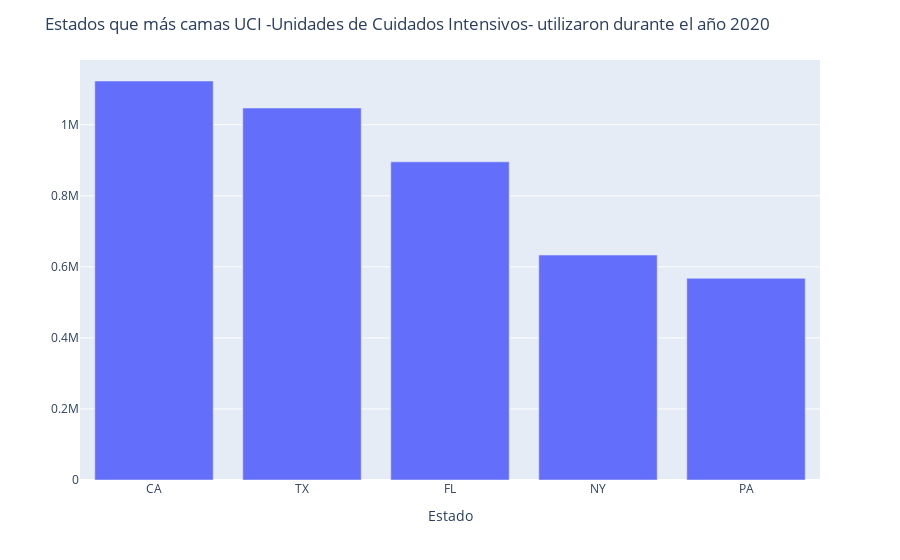

Write notebook code for a chart like this one.
### Code cell
# 3 - ¿Cuáles fueron los cinco Estados que más camas UCI -Unidades de Cuidados Intensivos- 
# utilizaron durante el año 2020? La medición debe realizarse en términos absolutos.

df_2020 = df[(df.date>="2020-01-01") & (df.date<="2020-12-31")]
Frame_3=df_2020.groupby("state").sum("Ocupación_Total_ICU").sort_values("Ocupación_Total_ICU", ascending=False)["Ocupación_Total_ICU"].to_frame().head()

fig3_1=px.bar(Frame_3)
fig3_1.update_yaxes(title="",visible=True)
fig3_1.update_xaxes(title="Estado", visible=True)
fig3_1.update_layout(showlegend=False, title="Estados que más camas UCI -Unidades de Cuidados Intensivos- utilizaron durante el año 2020")

### Figure 1 — Plotly figure (JSON) as saved in the notebook; plotly's stock layout.template omitted (floating-point values rounded to 4 significant figures)
{"data": [{"alignmentgroup": "True", "hovertemplate": "variable=Ocupación_Total_ICU<br>state=%{x}<br>value=%{y}<extra></extra>", "legendgroup": "Ocupación_Total_ICU", "marker": {"color": "#636efa", "pattern": {"shape": ""}}, "name": "Ocupación_Total_ICU", "offsetgroup": "Ocupación_Total_ICU", "orientation": "v", "showlegend": true, "textposition": "auto", "type": "bar", "x": ["CA", "TX", "FL", "NY", "PA"], "xaxis": "x", "y": [1123211, 1047029, 895666, 633261, 567704], "yaxis": "y"}], "layout": {"barmode": "relative", "legend": {"title": {"text": "variable"}, "tracegroupgap": 0}, "margin": {"t": 60}, "showlegend": false, "title": {"text": "Estados que más camas UCI -Unidades de Cuidados Intensivos- utilizaron durante el año 2020"}, "xaxis": {"anchor": "y", "domain": [0, 1], "title": {"text": "Estado"}, "visible": true}, "yaxis": {"anchor": "x", "domain": [0, 1], "title": {"text": ""}, "visible": true}}}
